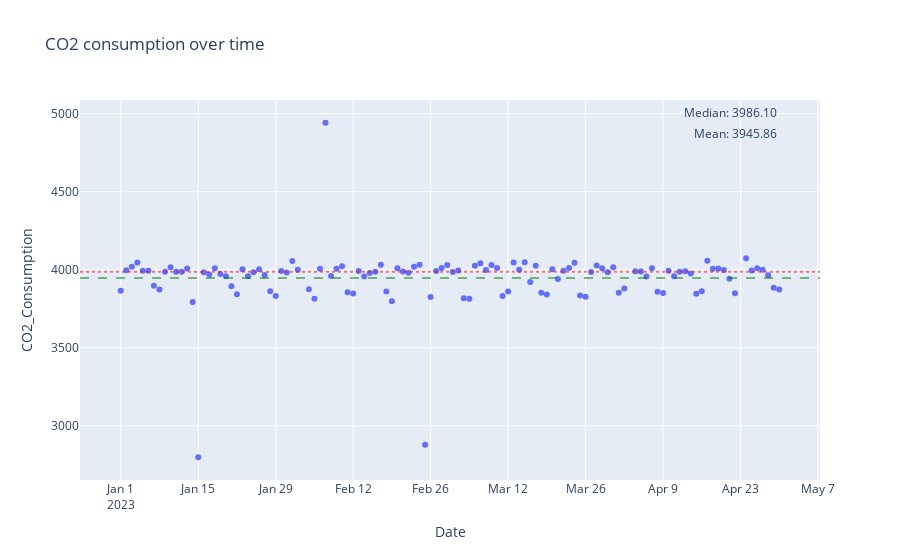

Notebook cell for this chart:
### Code cell
fig = px.scatter(data, x="Date", y="CO2_Consumption", title="CO2 consumption over time")
median = data.CO2_Consumption.median()
mean = data.CO2_Consumption.mean()
x_coord = data["Date"].max()
y_coord = data["CO2_Consumption"].max()
fig.add_hline(y=mean, line_dash="dash", line_color="rgba(0, 128, 0, 0.5)", name="Mean")
fig.add_hline(
    y=median, line_dash="dot", line_color="rgba(255, 0, 0, 0.5)", name="Median"
)
fig.add_annotation(
    x=x_coord,
    y=y_coord,
    text=f"Mean: {mean:.2f}",
    showarrow=False,
    xanchor="right",
    yanchor="top",
)
fig.add_annotation(
    x=x_coord,
    y=y_coord,
    text=f"Median: {median:.2f}",
    showarrow=False,
    xanchor="right",
    yanchor="bottom",
)
fig.update_layout(showlegend=True)
fig.show()
